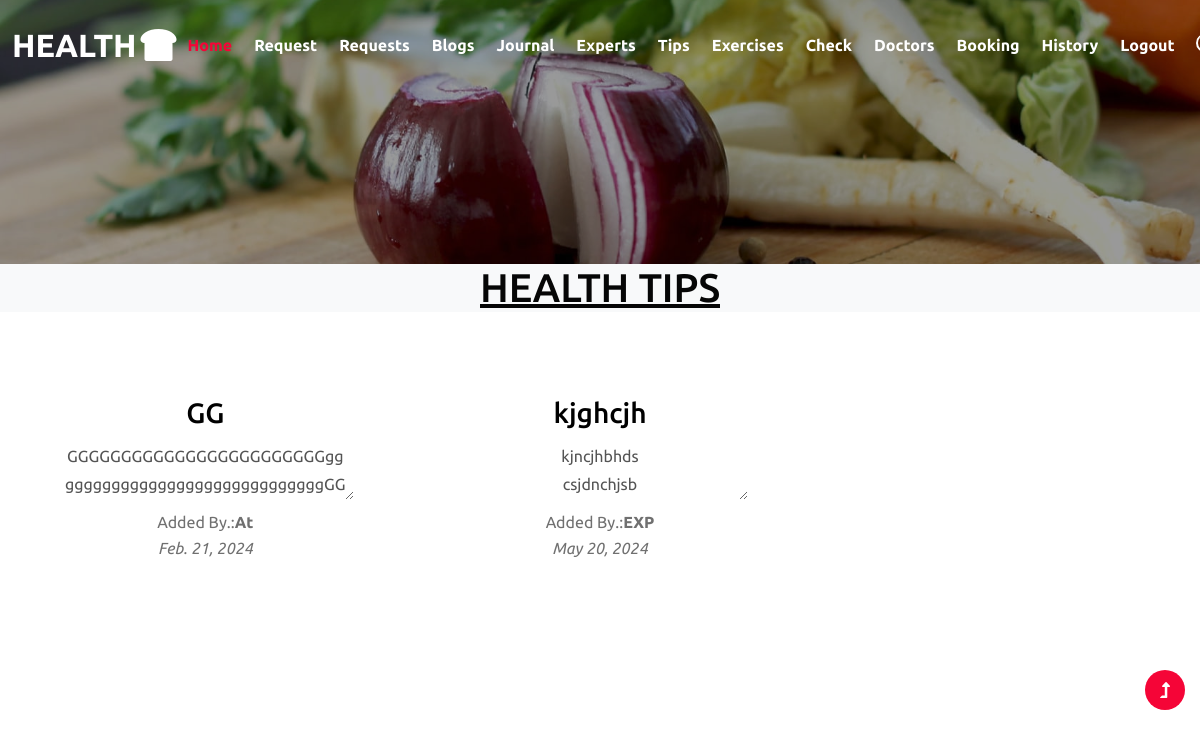
/userTips, run on the app's committed database.
### phwApp/models.py (models this page shows)
class Tips(models.Model):
    expert = models.ForeignKey(Expert, on_delete=models.CASCADE)
    date = models.DateField(auto_now=True,null=True)
    title=models.CharField(max_length=20)
    desc=models.CharField(max_length=200)

class Expert(models.Model):
    name=models.CharField(max_length=20)
    email=models.CharField(max_length=20)
    add=models.CharField(max_length=100)
    con=models.BigIntegerField()
    lic=models.ImageField()
    psw=models.CharField(max_length=20)
    user=models.ForeignKey(User,on_delete=models.CASCADE,null=True)

### phwApp/views.py (the view)
# urls.py: path('userTips', views.userTips),
def userTips(request):
    data=Tips.objects.all()
    return render(request,"userTips.html",{"data":data})

### template/userTips.html (shortened to what this page needs)
{% extends "commonbaseuser.html" %}
{% block content3 %}
<h1 align="center" class="bg-light"><u>HEALTH TIPS</u></h1>
<div class="w3-services-grids py-lg-4 text-center" style="padding: 20px;">
    <div class="fea-gd-vv row">
        {% for d in data %}
        <div class="col-lg-4 col-md-7" style="margin-bottom: 30px">
            <div class="feature-gd icon-yellow">
                <div class="info" style="margin-top: 50px">
                    <h3>{{d.title}}</h3>
                    <p><textarea style="width: 80%; height: auto; border: none;outline: none;text-align: center; background:none;" readonly disabled>{{d.desc}}</textarea></p>
                    <p>Added By.:<strong class="text-left">{{d.expert.name}}</strong></p>
                    <em>{{d.date}}</em>
                </div>
            </div>
        </div>
        {% endfor %}
    </div>
</div>
{% endblock %}

### template/userTips.html (style rules this page uses)
h3,fieldset { padding: 10px; color:rgb(0, 0, 0) }

### data on the page
Tips: title "GG", desc "GGGGGGGGGGGGGGGGGGGGGGGGgg ggggggggggggggggggggggggggggGG", expert.name "At", date "Feb. 21, 2024"
Tips: title "kjghcjh", desc "kjncjhbhds csjdnchjsb", expert.name "EXP", date "May 20, 2024"
